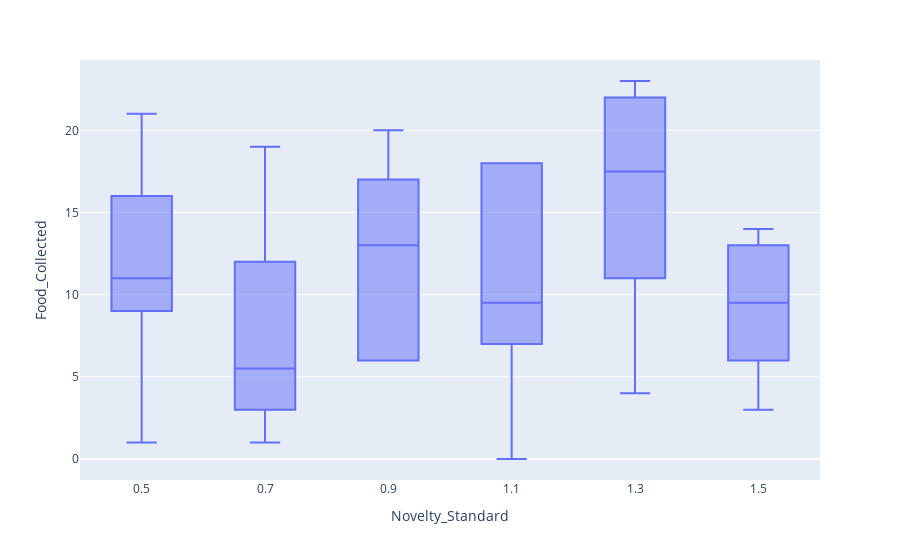

Notebook code for this chart:
### Code cell
from Agent import AgentMind
from Environment import Environment, Den, AgentBody
from Gene import DNAManager
from const import ENVIORN_DIM, NUMAGENTS, NEIGHBOOR_LIMIT, EVO_SEC
import random
# import sys
import threading
import plotly.express as px
import pandas as pd
import math
import numpy as np

# notes:
# movement, known locations removeal, novel parents, bad transfer, downwards agents, solo agents dieing, 11 novel parents
# Color Test:
# Stuck on consume and pick/drop
# Den goes around the whole map
# known gets stuck 
# knowns go to dead spot reapeatily 
# deposit when no known food exist
# discet block recursion bad aka deleteing sixe

# FIX:
# why is 10 apprearing in the gene size


if __name__ == '__main__':
    df = pd.DataFrame({
        'Food_Collected': [],
        'Novelty_Standard': []
    })
    
    NOVELTYSTANDARD = .5
    
    while NOVELTYSTANDARD <= 1.5:
        sampleSize = 10
        testIndex = 0
        # popluationScores = []
        # averageAgentScores = []

        while testIndex < sampleSize:
            world = Environment()
            base = Den(world, (random.randint(60,ENVIORN_DIM - 60), random.randint(60,ENVIORN_DIM - 60)))
            world.testReset()
            world.addNewObject(base)

            agents = []
            for x in range(NUMAGENTS):
                agent = AgentMind(DNAManager(), x)
                agentObject = AgentBody(world, base.center, agent, base)
                agent.addBody(agentObject)
                world.addNewObject(agentObject)
                agents.append(agent)

            print("done")
            allscore = []
            threads = []
            
            world.rendering = True
            for agent in agents:
                thread = threading.Thread(target=agent.runAgent)
                threads.append(thread)
                thread.start()
            threadevo = threading.Thread(target=base.evoTimer)
            threads.append(threadevo)
            threadevo.start()
            world.startPyGame()
            
            for thread in threads:
                thread.join()
                
            # averageAgent = 0
            # for agent in agents:
            #     averageAgent += agent.agentBody.lifetimeFood

            # averageAgent = averageAgent // len(agents)
            # averageAgentScores.append(averageAgent)
            testIndex += 1
            new_row = {
                'Food_Collected': base.lifetimeFood,
                'Novelty_Standard': NOVELTYSTANDARD
            }
            df.loc[len(df)] = new_row
        print(f"done with {NOVELTYSTANDARD}")
        NOVELTYSTANDARD = np.round((NOVELTYSTANDARD + .2), 2)
    fig = px.box(df, y="Food_Collected", x="Novelty_Standard")
    print("all done")
    fig.show()
    
#     for agent in agents:
#         allscore.append(f'agent {agent.id} score {agent.agentBody.lifetimeFood}')

#     print(f"{allscore} home lifetime food {base.lifetimeFood}")
    
#     for agent in agents:
#         print(f"{agent.crossover}")
#         print(f"{agent.mutate}")
#         print(f"{agent.StatePhenotypeTesting}")
#         print(f"{agent.BehaviorPhenotypeTesting}")
#         print(f"{agent.StatePhenotypeTested}")
#         print(f"{agent.BehaviorPhenotypeTested}")
#         agent.ExploreTreeTested.printTree()
#         agent.ExploreTreeTesting.printTree()
#         agent.StateMachineTesting.display()
#         agent.StateMachineTested.display()

### Figure 1 — Plotly figure (JSON) as saved in the notebook; plotly's stock layout.template omitted (floating-point values rounded to 4 significant figures)
{"data": [{"alignmentgroup": "True", "hovertemplate": "Novelty_Standard=%{x}<br>Food_Collected=%{y}<extra></extra>", "legendgroup": "", "marker": {"color": "#636efa"}, "name": "", "notched": false, "offsetgroup": "", "orientation": "v", "showlegend": false, "type": "box", "x": [0.5, 0.5, 0.5, 0.5, 0.5, 0.5, 0.5, 0.5, 0.5, 0.5, 0.7, 0.7, 0.7, 0.7, 0.7, 0.7, 0.7, 0.7, 0.7, 0.7, 0.9, 0.9, 0.9, 0.9, 0.9, 0.9, 0.9, 0.9, 0.9, 0.9, 1.1, 1.1, 1.1, 1.1, 1.1, 1.1, 1.1, 1.1, 1.1, 1.1, 1.3, 1.3, 1.3, 1.3, 1.3, 1.3, 1.3, 1.3, 1.3, 1.3, 1.5, 1.5, 1.5, 1.5, 1.5, 1.5, 1.5, 1.5, 1.5, 1.5], "x0": " ", "xaxis": "x", "y": [10, 21, 15, 10, 1, 3, 16, 9, 12, 21, 1, 2, 3, 10, 19, 12, 5, 5, 6, 13, 6, 17, 6, 14, 20, 14, 12, 17, 12, 6, 18, 0, 9, 8, 18, 18, 2, 10, 13, 7, 19, 22, 11, 18, 17, 11, 23, 10, 23, 4, 13, 8, 11, 8, 5, 14, 13, 14, 6, 3], "y0": " ", "yaxis": "y"}], "layout": {"boxmode": "group", "legend": {"tracegroupgap": 0}, "margin": {"t": 60}, "xaxis": {"anchor": "y", "domain": [0, 1], "title": {"text": "Novelty_Standard"}}, "yaxis": {"anchor": "x", "domain": [0, 1], "title": {"text": "Food_Collected"}}}}
